Frame 1 (no input): blank canvas, image omitted
Frame 60 (the mouse pressed at the canvas centre just before this capture): blank canvas, image omitted
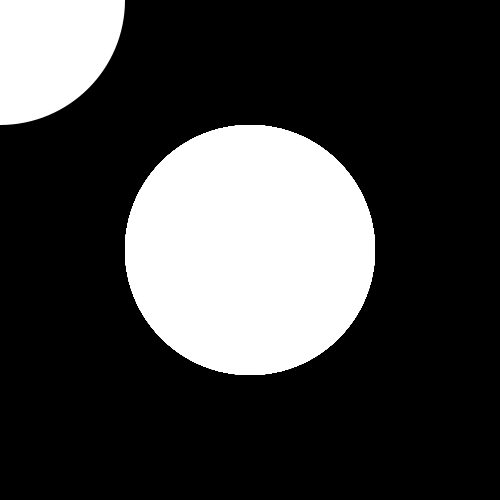
Frame 120 (the mouse held since frame 60 and released just before this capture)

The Processing sketch whose frames 1 and 60 were blank and that drew this single picture after the mouse press (run headless with seeded random() and noise(); from frame 60 on, the mouse is pressed at the canvas centre):

// Processing sketch: processing_71174
// ── processing_71174.pde

void setup() {
  size(500, 500);
  background(0);
  smooth();
  noStroke();
}

void draw() {

  if (mousePressed == true) {
    ellipse(pmouseX, pmouseY, mouseX, mouseY);

    if (keyPressed == true) {

      fill(random(0, 126), random(0, 126), random(0, 126));
      for (int i = 0; i<width; i = i + 20) {
        for (int j = 0; j<height; j = j +20) {

          rect(i, j, 10, 10);
          fill(random(126, 255), random(126, 255), random(126, 255));

          rect(i+10, j +10, 10, 10);

          fill(random(0, 255), random(0, 255), random(0, 255));
          ellipse(i, j, 15, 15);
        }
      }
    }
  }
}
